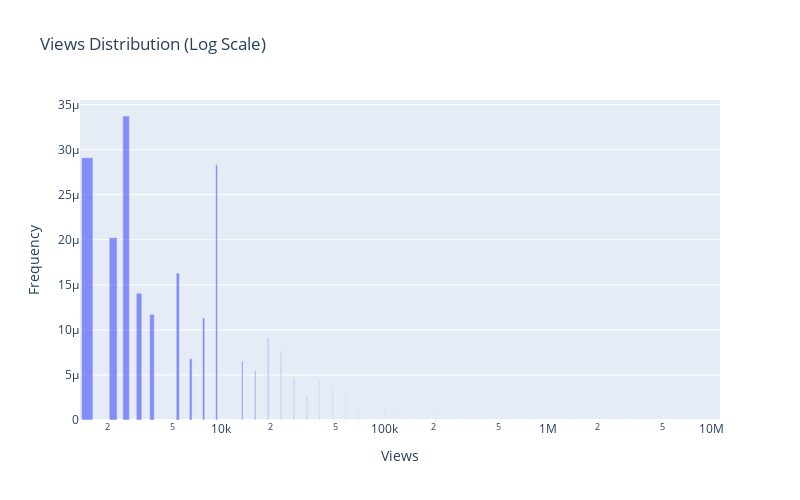
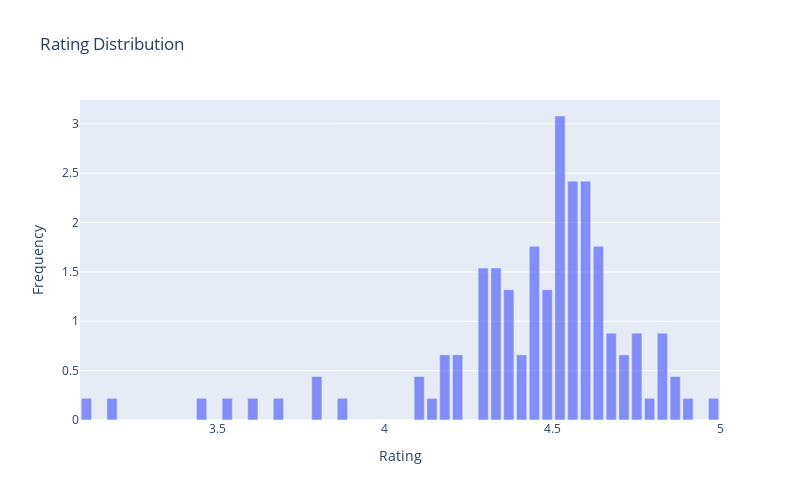
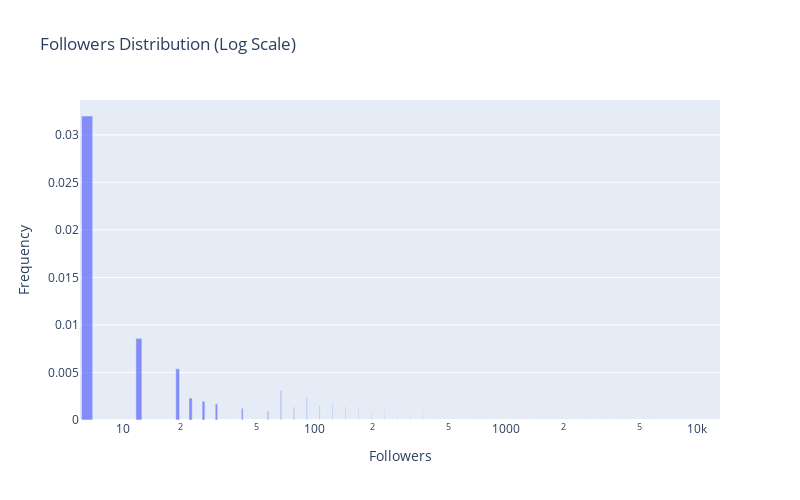
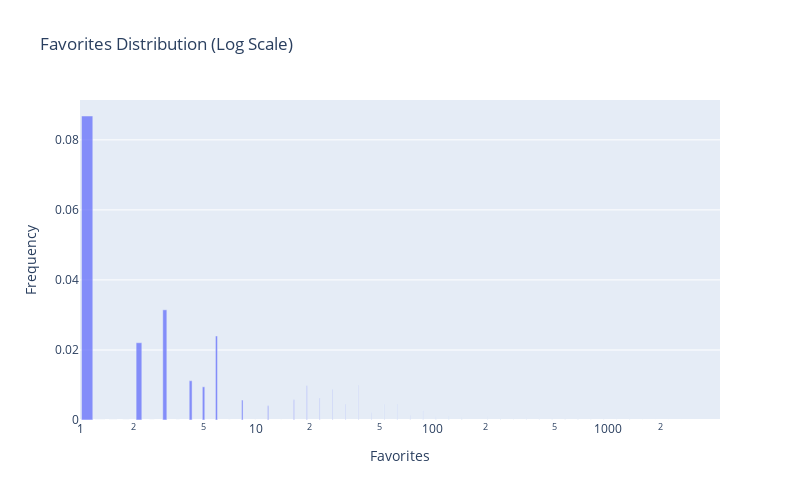

Source (notebook cell) for these figures, in order:
### Markdown cell above
## Numerical Features Distribution

Let's analyze the distribution of key numerical features using histograms and box plots.

### Code cell
# Define key metrics for analysis
key_metrics = ['views', 'rating', 'followers', 'favorites', 'chapters', 'pages']

# Create individual distribution plots for better readability
for metric in key_metrics:
    # Skip non-numeric columns or convert if possible
    if not pd.api.types.is_numeric_dtype(df[metric]):
        print(f"Skipping {metric} as it's not numeric (type: {df[metric].dtype})")
        continue
        
    # Create figure
    fig = go.Figure()
    
    # Create histogram data with proper handling of data types
    try:
        # Create bins manually to avoid Interval objects
        values = df[metric].dropna()
        min_val = values.min()
        max_val = values.max()
        
        # Check for skewness to determine appropriate scaling
        skewness = values.skew()
        print(f"Skewness for {metric}: {skewness:.2f}")
        is_right_skewed = skewness > 1.0  # Common threshold for significant right skew
        
        # If right-skewed and not already using log scale, use log binning
        if is_right_skewed and min_val > 0:  # Ensure all values are positive for log scale
            # For log scale, use logarithmically spaced bins
            bins = np.logspace(np.log10(max(min_val, 0.1)), np.log10(max_val), 51)
            hist_data = np.histogram(values, bins=bins, density=True)
            bin_centers = [(bins[i] + bins[i+1])/2 for i in range(len(bins)-1)]
        else:
            # For normal scale, use linearly spaced bins
            bins = np.linspace(min_val, max_val, 51)  # 51 points = 50 bins
            hist_data = np.histogram(values, bins=bins, density=True)
            bin_centers = [(bins[i] + bins[i+1])/2 for i in range(len(bins)-1)]
        
        # Create bar chart with bin centers and heights
        fig.add_trace(
            go.Bar(
                x=bin_centers,
                y=hist_data[0],
                name='Distribution',
                opacity=0.75
            )
        )
    except Exception as e:
        print(f"Error creating histogram for {metric}: {e}")
        continue
    
    # Update layout
    fig.update_layout(
        title=f'{metric.capitalize()} Distribution{" (Log Scale)" if is_right_skewed and min_val > 0 else ""}',
        xaxis_title=metric.capitalize(),
        yaxis_title='Frequency',
        height=500,
        width=800,
        showlegend=False  # No need for legend with single trace
    )
    
    # Use log scale for highly skewed metrics
    if is_right_skewed and min_val > 0:
        fig.update_xaxes(type='log')
        print(f"Applied log scaling to {metric} due to right-skewed distribution (skewness: {skewness:.2f})")
    
    try:
        fig.show()
    except TypeError as e:
        print(f"Error displaying plot for {metric}: {e}")
        print(f"Data types - x: {type(bin_centers[0])}, y: {type(hist_data[0][0])}")
        continue
    
    # Print basic statistics
    stats = df[metric].describe()
    print(f"\n{metric.capitalize()} Statistics:")
    print(f"Count: {stats['count']:,.0f}")
    print(f"Mean:  {stats['mean']:,.2f}")
    print(f"Std:   {stats['std']:,.2f}")
    print(f"Min:   {stats['min']:,.2f}")
    print(f"25%:   {stats['25%']:,.2f}")
    print(f"50%:   {stats['50%']:,.2f}")
    print(f"75%:   {stats['75%']:,.2f}")
    print(f"Max:   {stats['max']:,.2f}")
    
    # Calculate additional metrics to highlight skewness
    iqr = stats['75%'] - stats['25%']
    median = stats['50%']
    # Check if distribution is significantly skewed
    if (stats['max'] - median) > 3 * (median - stats['min']):
        print(f"Note: {metric} shows significant right skew - median ({median:.2f}) is much closer to min than max")
    
    # Print the 90th, 95th and 99th percentiles for right-skewed distributions
    if is_right_skewed:
        p90 = values.quantile(0.90)
        p95 = values.quantile(0.95)
        p99 = values.quantile(0.99)
        print(f"90th percentile: {p90:,.2f}")
        print(f"95th percentile: {p95:,.2f}")
        print(f"99th percentile: {p99:,.2f}")
        print(f"Percent of data between median and 90th percentile: {((values < p90) & (values > median)).mean()*100:.1f}%")
        print(f"Percent of data between 90th and max: {(values >= p90).mean()*100:.1f}%")

### Figure 1 — Plotly figure (JSON) as saved in the notebook; plotly's stock layout.template omitted (floating-point values rounded to 4 significant figures)
{"data": [{"name": "Distribution", "opacity": 0.75, "type": "bar", "x": [1514.0, 1817.0, 2179.0, 2614.0, 3136.0, 3761.0, 4512.0, 5412.0, 6492.0, 7788.0, 9342.0, 11210.0, 13440.0, 16120.0, 19340.0, 23200.0, 27830.0, 33380.0, 40050.0, 48040.0, 57620.0, 69120.0, 82920.0, 99460.0, 119300.0, 143100.0, 171700.0, 205900.0, 247000.0, 296300.0, 355500.0, 426400.0, 511500.0, 613500.0, 736000.0, 882800.0, 1059000.0, 1270000.0, 1524000.0, 1828000.0, 2193000.0, 2630000.0, 3155000.0, 3785000.0, 4540000.0, 5446000.0, 6532000.0, 7836000.0, 9400000.0, 11280000.0], "y": [2.911e-05, 0.0, 2.023e-05, 3.373e-05, 1.406e-05, 1.172e-05, 0.0, 1.629e-05, 6.791e-06, 1.132e-05, 2.832e-05, 0.0, 6.56e-06, 5.469e-06, 9.118e-06, 7.601e-06, 4.753e-06, 2.641e-06, 4.404e-06, 3.671e-06, 3.061e-06, 1.276e-06, 5.317e-07, 1.33e-06, 1.109e-06, 6.161e-07, 7.705e-07, 1.285e-06, 5.354e-07, 2.976e-07, 9.923e-07, 6.204e-07, 1.724e-07, 5.03e-07, 1.198e-07, 1.998e-07, 8.327e-08, 1.041e-07, 1.157e-07, 9.648e-08, 6.032e-08, 1.676e-08, 4.192e-08, 1.165e-08, 9.712e-09, 8.096e-09, 0.0, 0.0, 0.0, 7.821e-09]}], "layout": {"height": 500, "showlegend": false, "title": {"text": "Views Distribution (Log Scale)"}, "width": 800, "xaxis": {"title": {"text": "Views"}, "type": "log"}, "yaxis": {"title": {"text": "Frequency"}}}}

### Figure 2 — Plotly figure (JSON) as saved in the notebook; plotly's stock layout.template omitted (floating-point values rounded to 4 significant figures)
{"data": [{"name": "Distribution", "opacity": 0.75, "type": "bar", "x": [3.109, 3.147, 3.185, 3.224, 3.262, 3.3, 3.338, 3.377, 3.415, 3.453, 3.491, 3.529, 3.567, 3.606, 3.644, 3.682, 3.72, 3.758, 3.797, 3.835, 3.873, 3.911, 3.95, 3.988, 4.026, 4.064, 4.102, 4.14, 4.179, 4.217, 4.255, 4.293, 4.332, 4.37, 4.408, 4.446, 4.484, 4.522, 4.561, 4.599, 4.637, 4.675, 4.713, 4.752, 4.79, 4.828, 4.866, 4.905, 4.943, 4.981], "y": [0.22, 0.0, 0.22, 0.0, 0.0, 0.0, 0.0, 0.0, 0.0, 0.22, 0.0, 0.22, 0.0, 0.22, 0.0, 0.22, 0.0, 0.0, 0.44, 0.0, 0.22, 0.0, 0.0, 0.0, 0.0, 0.0, 0.44, 0.22, 0.6599, 0.6599, 0.0, 1.54, 1.54, 1.32, 0.6599, 1.76, 1.32, 3.08, 2.42, 2.42, 1.76, 0.8799, 0.6599, 0.8799, 0.22, 0.8799, 0.44, 0.22, 0.0, 0.22]}], "layout": {"height": 500, "showlegend": false, "title": {"text": "Rating Distribution"}, "width": 800, "xaxis": {"title": {"text": "Rating"}}, "yaxis": {"title": {"text": "Frequency"}}}}

### Figure 3 — Plotly figure (JSON) as saved in the notebook; plotly's stock layout.template omitted (floating-point values rounded to 4 significant figures)
{"data": [{"name": "Distribution", "opacity": 0.75, "type": "bar", "x": [6.504, 7.598, 8.875, 10.37, 12.11, 14.14, 16.52, 19.3, 22.54, 26.33, 30.76, 35.93, 41.97, 49.02, 57.26, 66.88, 78.12, 91.26, 106.6, 124.5, 145.4, 169.9, 198.4, 231.8, 270.8, 316.3, 369.4, 431.5, 504.1, 588.8, 687.7, 803.3, 938.4, 1096.0, 1280.0, 1496.0, 1747.0, 2041.0, 2384.0, 2784.0, 3252.0, 3799.0, 4437.0, 5183.0, 6054.0, 7072.0, 8261.0, 9649.0, 11270.0, 13170.0], "y": [0.03199, 0.0, 0.0, 0.0, 0.008591, 0.0, 0.0, 0.00539, 0.002307, 0.001975, 0.001691, 0.0, 0.001239, 0.0, 0.0009084, 0.003111, 0.001332, 0.00228, 0.001464, 0.001671, 0.00143, 0.001225, 0.0007863, 0.001122, 0.0005763, 0.0004934, 0.0008447, 0.0001205, 0.0001032, 0.0, 0.0003025, 0.0001295, 0.0001109, 0.0001424, 8.125e-05, 0.0001043, 0.0001489, 0.0001784, 0.0, 5.604e-05, 6.397e-05, 8.215e-05, 5.861e-05, 6.021e-05, 5.155e-05, 1.471e-05, 0.0, 1.617e-05, 4.615e-06, 0.0]}], "layout": {"height": 500, "showlegend": false, "title": {"text": "Followers Distribution (Log Scale)"}, "width": 800, "xaxis": {"title": {"text": "Followers"}, "type": "log"}, "yaxis": {"title": {"text": "Frequency"}}}}

### Figure 4 — Plotly figure (JSON) as saved in the notebook; plotly's stock layout.template omitted (floating-point values rounded to 4 significant figures)
{"data": [{"name": "Distribution", "opacity": 0.75, "type": "bar", "x": [1.092, 1.293, 1.532, 1.814, 2.148, 2.544, 3.013, 3.569, 4.226, 5.005, 5.928, 7.02, 8.314, 9.847, 11.66, 13.81, 16.36, 19.37, 22.94, 27.17, 32.18, 38.11, 45.13, 53.45, 63.3, 74.96, 88.78, 105.1, 124.5, 147.5, 174.6, 206.8, 244.9, 290.1, 343.6, 406.9, 481.9, 570.7, 675.8, 800.4, 947.9, 1123.0, 1330.0, 1575.0, 1865.0, 2208.0, 2615.0, 3097.0, 3668.0, 4344.0], "y": [0.08681, 0.0, 0.0, 0.0, 0.02207, 0.0, 0.03146, 0.0, 0.01122, 0.009471, 0.02399, 0.0, 0.005702, 0.0, 0.004065, 0.0, 0.005797, 0.00979, 0.0062, 0.008725, 0.00442, 0.009953, 0.002101, 0.004435, 0.004494, 0.001265, 0.00267, 0.0009018, 0.001142, 0.000643, 0.0, 0.0009168, 0.0005806, 0.0001634, 0.0006899, 0.0003495, 0.0004919, 0.0005815, 0.0004209, 0.0001777, 0.0002501, 0.0001267, 0.0002496, 6.022e-05, 5.085e-05, 2.147e-05, 3.625e-05, 1.531e-05, 0.0, 1.091e-05]}], "layout": {"height": 500, "showlegend": false, "title": {"text": "Favorites Distribution (Log Scale)"}, "width": 800, "xaxis": {"title": {"text": "Favorites"}, "type": "log"}, "yaxis": {"title": {"text": "Frequency"}}}}
